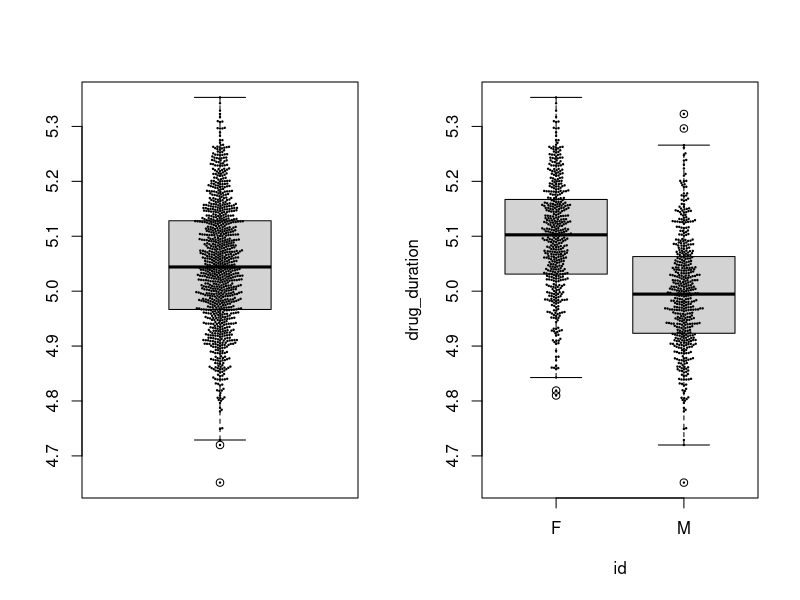
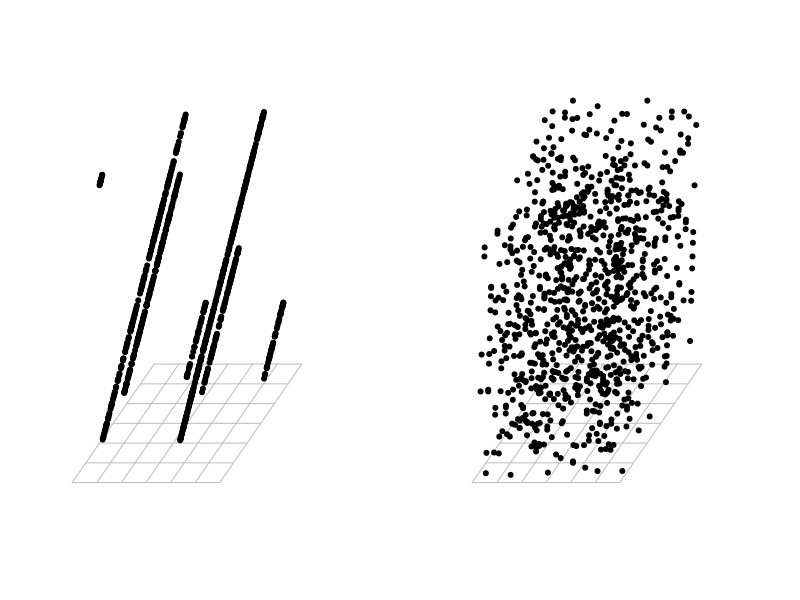

The R source for these figures, in order: (Note: this script raises an error after producing the figures.)
## ---- chunk 1
    messy_data1_df<-data.frame(treatmenta=c("NA",16,3),treatmentb=c(2,11,1),row.names=c("John Smith","Jane Doe","Mary Johnson"),stringsAsFactors=F)
    knitr::kable(messy_data1_df,format = "markdown", caption="Messy Data")
## ---- chunk 2
    library(beeswarm)
    sex <- (runif(1000)>0.5)*1
    drug_duration <- sex*0.1 + rnorm(1000, 0, 0.1) + 5
    drug_info <- data.frame(cbind(drug_duration,sex))
    drug_info$id <- ifelse(drug_info$sex==0,"M","F")
    par(mfcol=c(1,2))
    boxplot(drug_info$drug_duration)
    beeswarm(drug_duration,add=T, pch=20, cex=0.3)
    boxplot(drug_duration~id,drug_info)
    beeswarm(drug_duration~id,drug_info, add=T, pch=20, cex=0.3)
## ---- chunk 3
    library(scatterplot3d)
    new_lcng_number<-function(last,current_mult,
                              current_increment,current_modulus){
        temp<-(current_mult*last+current_increment) %% current_modulus
        return(temp)
    }

    par(mfcol=c(1,2),mai=c(0.1,0.1,0.1,0.1))
    a<-1.9;c<-1;m<-3;x2_0<-5  ## with a pattern in 3D
    t_obsevs=3*1000+2
    lcng2a<-data.frame(matrix(x2_0,nrow=t_obsevs,ncol=2))
    for(i in 3:t_obsevs){
        lcng2a[i,1]<-new_lcng_number(lcng2a[i-1,1],a,c,m)
        lcng2a[i,2]<-i%%3
    }
    lcng2a<-lcng2a[-c(1:2),]
    scatterplot3d(x=lcng2a[lcng2a$X2==0,1],y=lcng2a[lcng2a$X2==1,1],z=lcng2a[lcng2a$X2==2,1],pch=20,axis = F)
    a<-11.9;c<-1;m<-3;x2_0<-5 ## no OBVIOUS pattern in 3D
    t_obsevs=3*1000+2
    lcng2a<-data.frame(matrix(x2_0,nrow=t_obsevs,ncol=2))
    for(i in 3:t_obsevs){
        lcng2a[i,1]<-new_lcng_number(lcng2a[i-1,1],a,c,m)
        lcng2a[i,2]<-i%%3
    }
    lcng2a<-lcng2a[-c(1:2),]
    scatterplot3d(x=lcng2a[lcng2a$X2==0,1],y=lcng2a[lcng2a$X2==1,1],z=lcng2a[lcng2a$X2==2,1],pch=20, axis=F)
    

## ---- chunk 4
    knitr::include_graphics("./figure/base_multipanel.png")

## ---- chunk 5
# Data
set.seed(6)
x <- rexp(50)

layout(matrix(c(2, 0, 1, 3), nrow = 2, ncol = 2, byrow = TRUE),
       widths = c(3, 1),
       heights  = c(1, 3), respect = TRUE)

# Top and right margin of the main plot
par(mar = c(5.1, 4.1, 0, 0))
plot(x, cex=2, pch=20)

# Left margin of the histogram
par(mar = c(0, 4.1, 0, 0))
hist(x, main = "", bty = "n", axes = FALSE, ylab = "")

# Bottom margin of the boxplot
par(mar = c(5.1, 0, 0, 0))

# Boxplot without plot region box
par(bty = "n")

# Boxplot without axes
boxplot(x, axes = FALSE)
## ---- chunk 6
# Margins area
par(oma=c(3,3,3,3)) # all sides have 3 lines of space
par(mar=c(5,4,4,2) + 0.1)

# Plot
plot(0:10, 0:10, type="n", xlab="X", ylab="Y") # type="n" hides the points

# Place text in the plot and color everything plot-related red
text(5,5, "Plot", col="red", cex=2)
box(col="red")

# Place text in the margins and label the margins, all in forestgreen  
mtext("Margins", side=3, line=2, cex=2, col="forestgreen")  
mtext("par(mar=c(b,l,t,r))", side=3, line=1, cex=1, col="forestgreen")  
mtext("Line 0", side=3, line=0, adj=1.0, cex=1, col="forestgreen")  
mtext("Line 1", side=3, line=1, adj=1.0, cex=1, col="forestgreen")  
mtext("Line 2", side=3, line=2, adj=1.0, cex=1, col="forestgreen")  
mtext("Line 3", side=3, line=3, adj=1.0, cex=1, col="forestgreen")  
box("figure", col="forestgreen")  
 
# Label the outer margin area and color it blue  
# Note the 'outer=TRUE' command moves us from the figure margins to the outer margins.  
mtext("Outer Margin Area", side=1, line=1, cex=2, col="blue", outer=TRUE)  
mtext("par(oma=c(b,l,t,r))", side=1, line=2, cex=1, col="blue", outer=TRUE)  
mtext("Line 0", side=1, line=0, adj=0.0, cex=1, col="blue", outer=TRUE)  
mtext("Line 1", side=1, line=1, adj=0.0, cex=1, col="blue", outer=TRUE)  
mtext("Line 2", side=1, line=2, adj=0.0, cex=1, col="blue", outer=TRUE)  
box("outer", col="blue") 
## ---- chunk 7
library(ggplot2)
ggplot(data=mtcars, aes(x=mpg, y=disp)) + geom_line()
